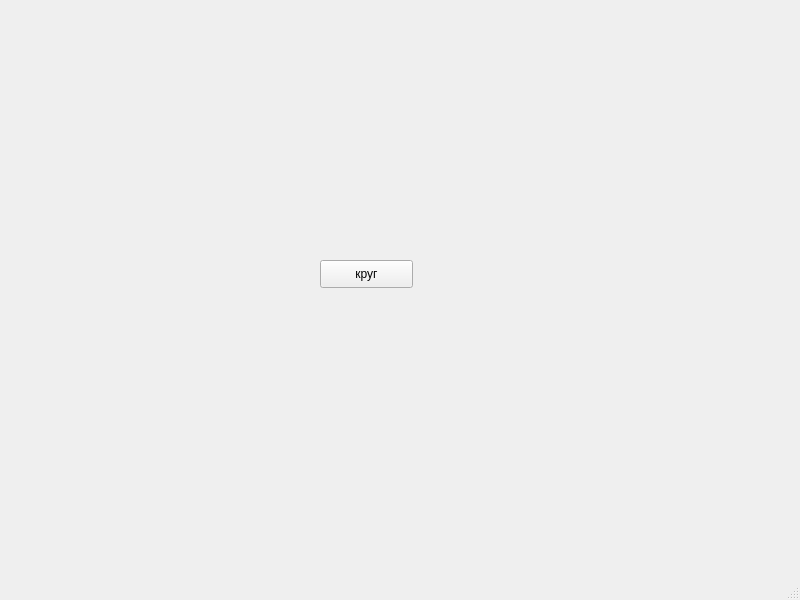
<?xml version="1.0" encoding="UTF-8"?>
<ui version="4.0">
 <class>MainWindow</class>
 <widget class="QMainWindow" name="MainWindow">
  <property name="geometry">
   <rect>
    <x>0</x>
    <y>0</y>
    <width>800</width>
    <height>600</height>
   </rect>
  </property>
  <property name="windowTitle">
   <string>MainWindow</string>
  </property>
  <widget class="QWidget" name="centralwidget">
   <widget class="QPushButton" name="pushButton">
    <property name="geometry">
     <rect>
      <x>320</x>
      <y>260</y>
      <width>93</width>
      <height>28</height>
     </rect>
    </property>
    <property name="text">
     <string>круг</string>
    </property>
   </widget>
  </widget>
  <widget class="QMenuBar" name="menubar">
   <property name="geometry">
    <rect>
     <x>0</x>
     <y>0</y>
     <width>800</width>
     <height>26</height>
    </rect>
   </property>
  </widget>
  <widget class="QStatusBar" name="statusbar"/>
 </widget>
 <resources/>
 <connections/>
</ui>
